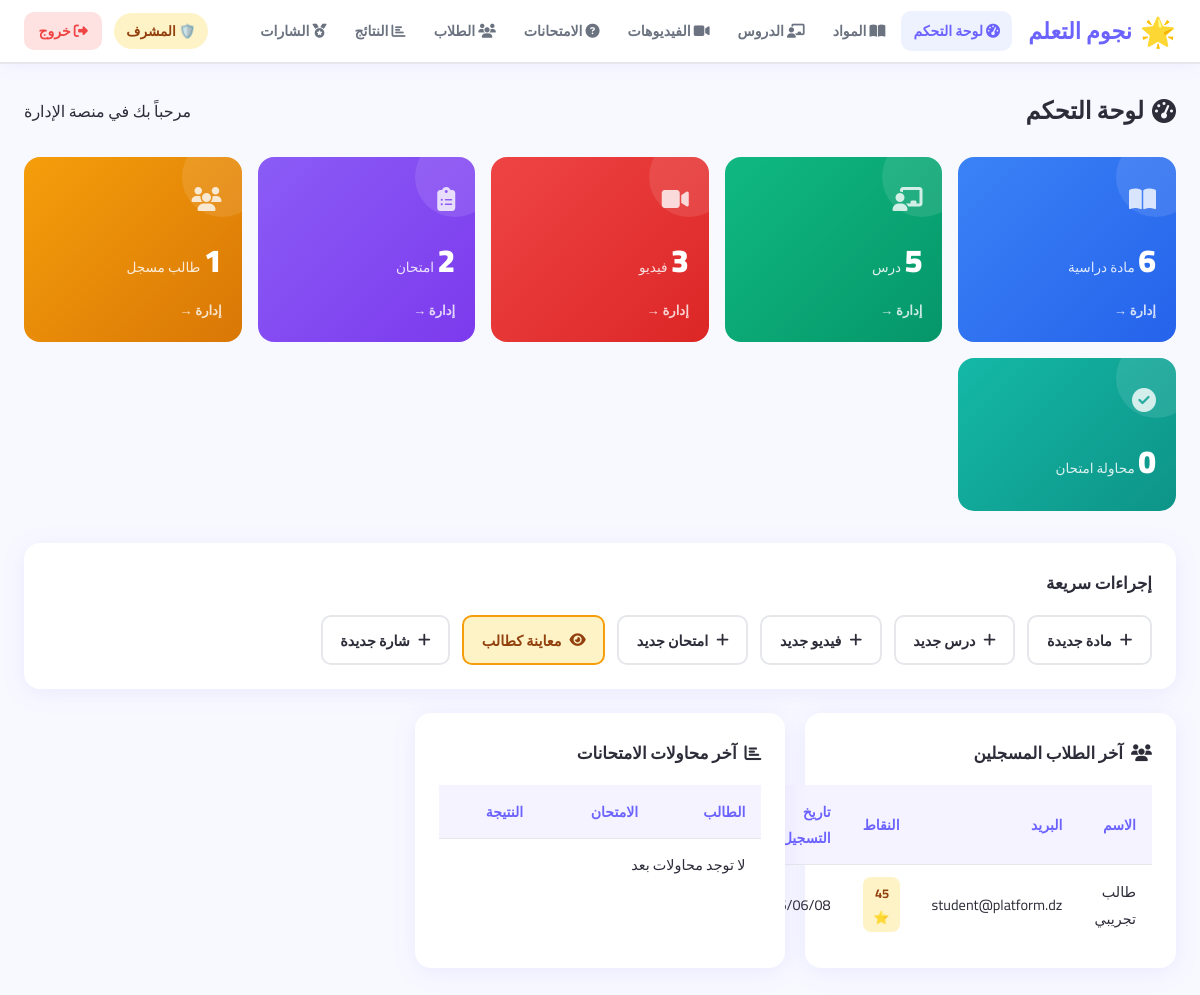
The page /admin/dashboard (signed in) on the database its author committed.
### app/models.py (models this page shows, shortened)
class User(UserMixin, db.Model):
    __tablename__ = 'users'
    id            = db.Column(db.Integer, primary_key=True)
    username      = db.Column(db.String(64), unique=True, nullable=False)
    email         = db.Column(db.String(120), unique=True, nullable=False)
    password_hash = db.Column(db.String(256))
    role          = db.Column(db.String(20), default='student')
    full_name     = db.Column(db.String(120))
    points        = db.Column(db.Integer, default=0)
    level         = db.Column(db.Integer, default=1)
    created_at    = db.Column(db.DateTime, default=datetime.utcnow)
    is_active     = db.Column(db.Boolean, default=True)
    attempts  = db.relationship('QuizAttempt',   backref='student', lazy='dynamic')
    progress  = db.relationship('LessonProgress', backref='student', lazy='dynamic')
    badges    = db.relationship('UserBadge',      backref='student', lazy='dynamic')
    def is_admin(self):          return self.role == 'admin'

### app/admin/routes.py (the view)
@admin.route('/dashboard')
@admin_required
def dashboard():
    stats = {
        'subjects': Subject.query.count(),
        'lessons':  Lesson.query.count(),
        'videos':   Video.query.count(),
        'quizzes':  Quiz.query.count(),
        'students': User.query.filter_by(role='student').count(),
        'attempts': QuizAttempt.query.count(),
    }
    recent_students = User.query.filter_by(role='student').order_by(User.created_at.desc()).limit(5).all()
    recent_attempts = QuizAttempt.query.order_by(QuizAttempt.completed_at.desc()).limit(10).all()
    return render_template('admin/dashboard.html', stats=stats,
                           recent_students=recent_students, recent_attempts=recent_attempts)

### app/admin/routes.py (called while the page is built)
def admin_required(f):
    @wraps(f)
    def decorated(*args, **kwargs):
        if not current_user.is_authenticated or not current_user.is_admin():
            flash('ليس لديك صلاحية الوصول', 'danger')
            return redirect(url_for('student.dashboard'))
        return f(*args, **kwargs)
    return login_required(decorated)

### app/models.py (called while the page is built)
@login_manager.user_loader
def load_user(user_id):
    return User.query.get(int(user_id))

### templates/admin/dashboard.html (shortened to what this page needs)
{% extends "base.html" %}
{% block content %}
<div class="admin-page">
  <div class="admin-header">
    <h1><i class="fas fa-tachometer-alt"></i> لوحة التحكم</h1>
    <p>مرحباً بك في منصة الإدارة</p>
  </div>
  <div class="stats-grid">
    <div class="stat-card blue">
      <div class="stat-icon"><i class="fas fa-book-open"></i></div>
      <div class="stat-info">
        <span class="stat-num">{{ stats.subjects }}</span>
        <span class="stat-lbl">مادة دراسية</span>
      </div>
      <a href="{{ url_for('admin.subjects') }}" class="stat-link">إدارة →</a>
    </div>
    <div class="stat-card green">
      <div class="stat-icon"><i class="fas fa-chalkboard-teacher"></i></div>
      <div class="stat-info">
        <span class="stat-num">{{ stats.lessons }}</span>
        <span class="stat-lbl">درس</span>
      </div>
      <a href="{{ url_for('admin.lessons') }}" class="stat-link">إدارة →</a>
    </div>
    <div class="stat-card red">
      <div class="stat-icon"><i class="fas fa-video"></i></div>
      <div class="stat-info">
        <span class="stat-num">{{ stats.videos }}</span>
        <span class="stat-lbl">فيديو</span>
      </div>
      <a href="{{ url_for('admin.videos') }}" class="stat-link">إدارة →</a>
    </div>
    <div class="stat-card purple">
      <div class="stat-icon"><i class="fas fa-clipboard-list"></i></div>
      <div class="stat-info">
        <span class="stat-num">{{ stats.quizzes }}</span>
        <span class="stat-lbl">امتحان</span>
      </div>
      <a href="{{ url_for('admin.quizzes') }}" class="stat-link">إدارة →</a>
    </div>
    <div class="stat-card orange">
      <div class="stat-icon"><i class="fas fa-users"></i></div>
      <div class="stat-info">
        <span class="stat-num">{{ stats.students }}</span>
        <span class="stat-lbl">طالب مسجل</span>
      </div>
      <a href="{{ url_for('admin.students') }}" class="stat-link">إدارة →</a>
    </div>
    <div class="stat-card teal">
      <div class="stat-icon"><i class="fas fa-check-circle"></i></div>
      <div class="stat-info">
        <span class="stat-num">{{ stats.attempts }}</span>
        <span class="stat-lbl">محاولة امتحان</span>
      </div>
    </div>
  </div>
  <div class="admin-section">
    <h2>إجراءات سريعة</h2>
    <div class="quick-actions">
      <a href="{{ url_for('admin.add_subject') }}" class="qa-btn">
        <i class="fas fa-plus"></i> مادة جديدة
      </a>
      <a href="{{ url_for('admin.add_lesson') }}" class="qa-btn">
        <i class="fas fa-plus"></i> درس جديد
      </a>
      <a href="{{ url_for('admin.add_video') }}" class="qa-btn">
        <i class="fas fa-plus"></i> فيديو جديد
      </a>
      <a href="{{ url_for('admin.add_quiz') }}" class="qa-btn">
        <i class="fas fa-plus"></i> امتحان جديد
      </a>
      <a href="{{ url_for('admin.preview_as_student') }}" class="qa-btn" style="background:#FEF3C7;border-color:#F59E0B;color:#92400E;">
        <i class="fas fa-eye"></i> معاينة كطالب
      </a>
      <a href="{{ url_for('admin.add_badge') }}" class="qa-btn">
        <i class="fas fa-plus"></i> شارة جديدة
      </a>
    </div>
  </div>
  <div class="admin-two-col">
    <div class="admin-section">
      <h2><i class="fas fa-users"></i> آخر الطلاب المسجلين</h2>
      <table class="admin-table">
        <thead><tr><th>الاسم</th><th>البريد</th><th>النقاط</th><th>تاريخ التسجيل</th></tr></thead>
        <tbody>
          {% for s in recent_students %}
          <tr>
            <td>{{ s.full_name or s.username }}</td>
            <td>{{ s.email }}</td>
            <td><span class="pts-tag">{{ s.points }} ⭐</span></td>
            <td>{{ s.created_at.strftime('%Y/%m/%d') }}</td>
          </tr>
          {% else %}
          <tr><td colspan="4">لا يوجد طلاب بعد</td></tr>
          {% endfor %}
        </tbody>
      </table>
    </div>
    <div class="admin-section">
      <h2><i class="fas fa-chart-bar"></i> آخر محاولات الامتحانات</h2>
      <table class="admin-table">
        <thead><tr><th>الطالب</th><th>الامتحان</th><th>النتيجة</th></tr></thead>
        <tbody>
          {% for a in recent_attempts %}
          <tr>
            <td>{{ a.student.username }}</td>
            <td>{{ a.quiz.title[:30] }}</td>
            <td>
              <span class="score-badge {% if a.passed %}passed{% else %}failed{% endif %}">
                {{ a.get_percentage() }}%
              </span>
            </td>
          </tr>
          {% else %}
          <tr><td colspan="3">لا توجد محاولات بعد</td></tr>
          {% endfor %}
        </tbody>
      </table>
    </div>
  </div>
</div>
{% endblock %}

### app/static/css/style.css (style rules this page uses)
:root { --primary: #6C63FF; --primary-d: #5549E0; --secondary: #FF6584; --success: #10B981; --warning: #F59E0B; --danger: #EF4444; --info: #3B82F6; --dark: #1E1E2E; --text: #2D2D3A; --text-light: #6B7280; --border: #E5E7EB; --bg: #F8F9FF; --white: #FFFFFF; --nav-h: 64px; --radius: 16px; --shadow: 0 4px 24px rgba(108,99,255,.10); --shadow-lg: 0 8px 40px rgba(108,99,255,.18); --font: 'Cairo', 'Tajawal', sans-serif; }
*, *::before, *::after { box-sizing: border-box; margin: 0; padding: 0; }
html { scroll-behavior: smooth; }
body { font-family: var(--font); background: var(--bg); color: var(--text); direction: rtl; min-height: 100vh; }
a { text-decoration: none; color: inherit; }
.admin-header { display: flex; align-items: center; justify-content: space-between; flex-wrap: wrap; gap: 1rem; margin-bottom: 1.5rem; }
.admin-header h1 { font-size: 1.5rem; font-weight: 900; display: flex; align-items: center; gap: .5rem; }
.stats-grid { display: grid; grid-template-columns: repeat(auto-fill, minmax(200px, 1fr)); gap: 1rem; margin-bottom: 2rem; }
.stat-card { border-radius: var(--radius); padding: 1.25rem; color: #fff; position: relative; overflow: hidden; display: flex; flex-direction: column; gap: .5rem; }
.stat-card::before { content: ''; position: absolute; top: -20px; right: -20px; width: 80px; height: 80px; border-radius: 50%; background: rgba(255,255,255,.1); }
.stat-card.blue { background: linear-gradient(135deg, #3B82F6, #2563EB); }
.stat-card.green { background: linear-gradient(135deg, #10B981, #059669); }
.stat-card.red { background: linear-gradient(135deg, #EF4444, #DC2626); }
.stat-card.purple { background: linear-gradient(135deg, #8B5CF6, #7C3AED); }
.stat-card.orange { background: linear-gradient(135deg, #F59E0B, #D97706); }
.stat-card.teal { background: linear-gradient(135deg, #14B8A6, #0D9488); }
.stat-icon { font-size: 1.5rem; opacity: .8; }
.stat-num { font-size: 2rem; font-weight: 900; }
.stat-lbl { font-size: .85rem; opacity: .85; }
.stat-link { color: rgba(255,255,255,.8); font-size: .82rem; font-weight: 700; margin-top: auto; }
.quick-actions { display: flex; gap: .75rem; flex-wrap: wrap; }
.qa-btn { display: flex; align-items: center; gap: .5rem; background: var(--white); border: 2px solid var(--border); border-radius: 10px; padding: .6rem 1.1rem; font-weight: 700; font-size: .9rem; transition: all .2s; }
.admin-section { background: var(--white); border-radius: var(--radius); padding: 1.5rem; box-shadow: var(--shadow); margin-bottom: 1.5rem; }
.admin-section h2 { font-size: 1.05rem; font-weight: 800; margin-bottom: 1rem; display: flex; align-items: center; gap: .5rem; }
.admin-two-col { display: grid; grid-template-columns: repeat(auto-fill, minmax(340px, 1fr)); gap: 1.25rem; }
.admin-table { width: 100%; border-collapse: collapse; font-size: .9rem; }
.admin-table thead tr { background: #F5F3FF; }
.admin-table th { padding: .85rem 1rem; text-align: right; font-weight: 800; font-size: .88rem; color: var(--primary); }
.admin-table td { padding: .75rem 1rem; border-top: 1px solid var(--border); vertical-align: middle; }
.diff-badge, .q-count-badge, .pass-badge, .pts-tag, .level-badge-sm { display: inline-block; padding: .2rem .65rem; border-radius: 8px; font-size: .8rem; font-weight: 700; }
.pts-tag { background: #FEF3C7; color: #92400E; }

### app/static/css/adhd.css (style rules this page uses)
:root { --adhd-bg: #F7F8FF; --adhd-surface: #FFFFFF; --adhd-primary: #6C63FF; --adhd-primary-s: #EEF2FF; --adhd-success: #10B981; --adhd-success-s: #D1FAE5; --adhd-warning: #F59E0B; --adhd-warning-s: #FEF3C7; --adhd-danger: #EF4444; --adhd-text: #1A1A2E; --adhd-muted: #64748B; --adhd-border: #E2E8F0; --adhd-shadow: 0 2px 16px rgba(108,99,255,.08); --adhd-shadow-lg: 0 8px 32px rgba(108,99,255,.15); --adhd-radius: 18px; --adhd-transition: .25s cubic-bezier(.4,0,.2,1); --streak-fire: #FF6B35; --streak-cold: #94A3B8; --xp-color: linear-gradient(90deg, #6C63FF, #A78BFA, #F472B6); --fs-sm: 14px; --fs-md: 16px; --fs-lg: 18px; --fs-xl: 22px; --fs-2xl: 28px; --fs-3xl: 36px; }

### rows shown on the page
User: full_name "طالب تجريبي", email "student@platform.dz", points "45", created_at "2026/06/08"

### other values the page prints
{{ stats.subjects }} "6"
{{ stats.lessons }} "5"
{{ stats.videos }} "3"
{{ stats.quizzes }} "2"
{{ stats.students }} "1"
{{ stats.attempts }} "0"
